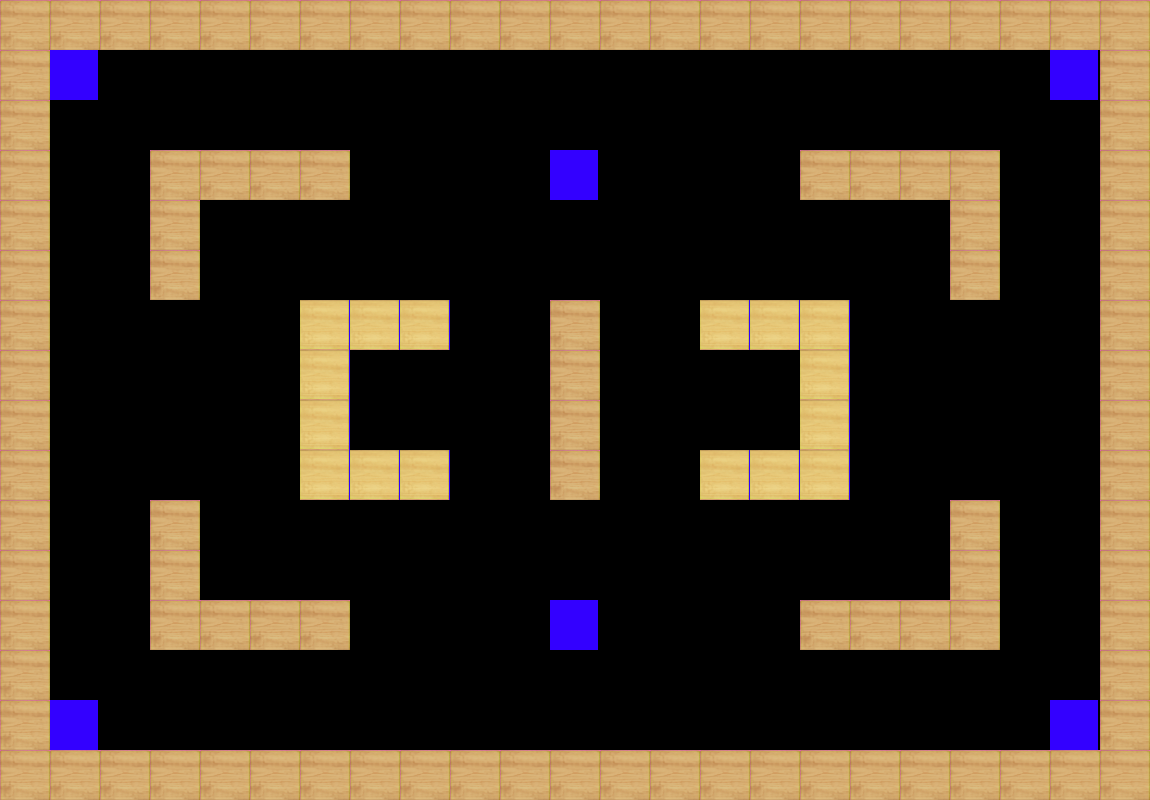

Below is a game level as drawn by its tile map, then a one-line description and the .tmx file that defines it, in full:
An orthogonal 23x16 tile map with 50x50 px tiles, 1 tile layer (Calque de Tuiles 1).

<map version="1.5" tiledversion="1.7.2" orientation="orthogonal" renderorder="right-down" width="23" height="16" tilewidth="50" tileheight="50" infinite="0" nextlayerid="2" nextobjectid="1">
 <editorsettings>
  <export target="../levels/Cartes 2 Joueurs bis/level1.json" format="json" />
 </editorsettings>
 <tileset firstgid="1" source="wii tanks.tsx" />
 <layer id="1" name="Calque de Tuiles 1" width="23" height="16">
  <data encoding="csv">
1,1,1,1,1,1,1,1,1,1,1,1,1,1,1,1,1,1,1,1,1,1,1,
1,3,23,5,5,4,5,5,5,5,5,5,5,5,5,5,5,5,5,0,23,3,1,
1,23,23,5,5,5,5,5,5,5,23,23,23,23,23,23,5,5,5,5,23,23,1,
1,23,23,1,1,1,1,5,23,23,23,3,23,23,23,23,1,1,1,1,4,23,1,
1,23,23,1,23,23,23,5,23,23,5,23,23,23,5,5,23,23,5,1,5,5,1,
1,23,23,1,23,23,23,25,26,23,26,21,22,23,24,25,26,23,23,1,5,60,1,
1,23,23,4,23,23,2,2,2,23,23,1,23,23,2,2,2,59,23,4,23,60,1,
1,23,23,23,23,5,2,4,4,23,23,1,23,23,4,4,2,26,23,23,23,60,1,
1,46,23,23,49,5,2,4,4,23,23,1,23,23,4,4,2,35,23,23,23,59,1,
1,23,23,23,58,23,2,2,2,23,23,1,23,23,2,2,2,44,23,23,23,60,1,
1,23,23,1,67,23,23,23,23,71,71,62,23,23,23,23,44,53,23,1,23,4,1,
1,23,23,1,65,23,23,23,23,23,23,23,23,53,53,23,23,62,23,1,5,4,1,
1,23,23,1,1,1,1,4,4,4,4,3,4,4,4,62,1,1,1,1,23,0,1,
1,23,23,4,4,4,4,66,67,68,23,23,23,23,4,4,4,4,4,4,23,23,1,
1,3,23,5,4,4,5,0,0,0,0,4,23,23,4,4,4,5,4,4,23,3,1,
1,1,1,1,1,1,1,1,1,1,1,1,1,1,1,1,1,1,1,1,1,1,1
</data>
 </layer>
</map>
